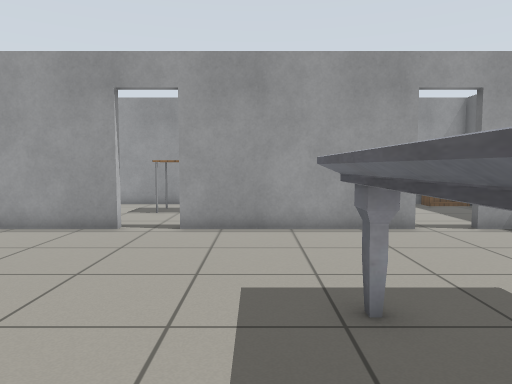
[1] (above)

24 first-person views from a walk through a Gazebo world. The camera is 0.9 m above the floor, tilts 4° down and sees 70° across. The floor is counted in squares, 0.5 m on a side. Each view is taken from the middle of a square. On the plan, view 1 faces up. The plan holds only what a view shows up to about 18 squares ahead; the rest is blank. Robots are left out. Gazebo's built-in surfaces are drawn with simple patterns.

[2]
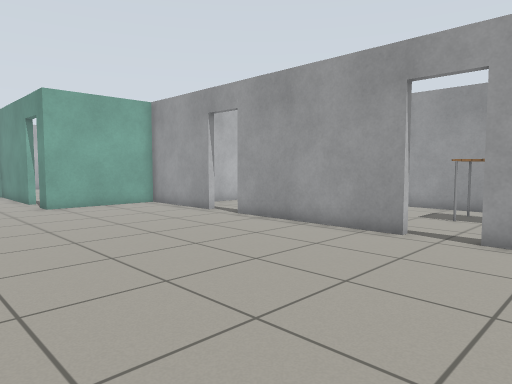

[3]
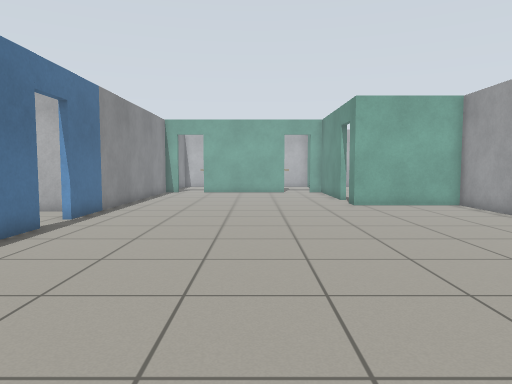

[4]
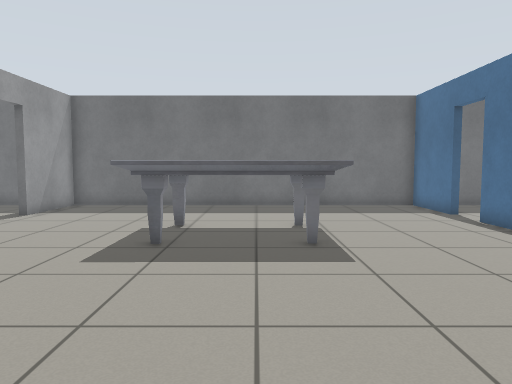

[5]
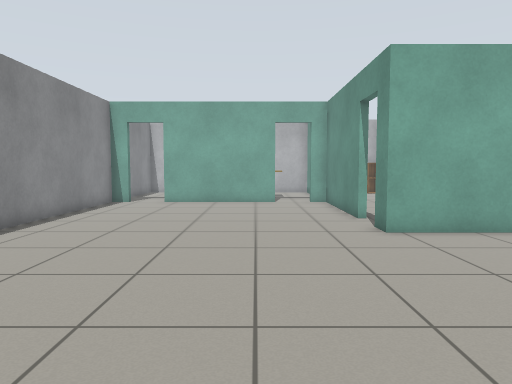

[6]
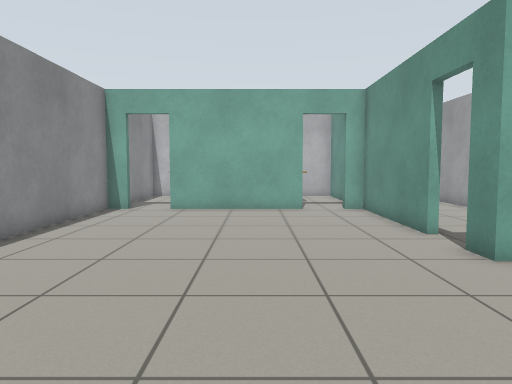

[7]
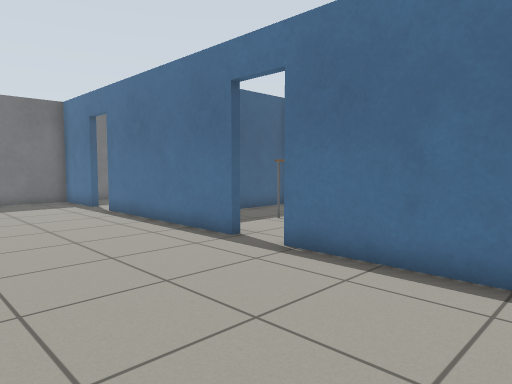

[8]
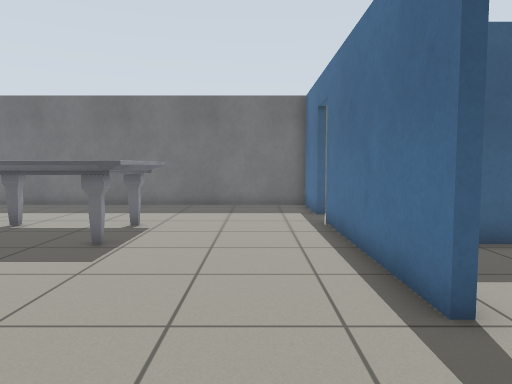

[9]
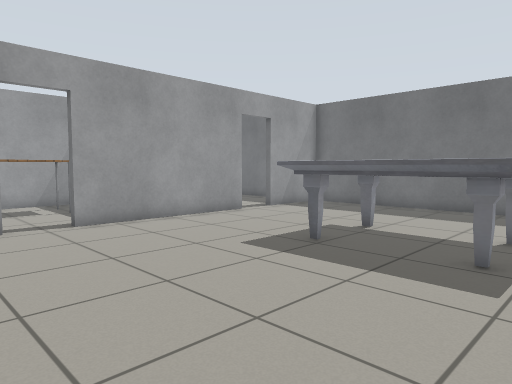

[10]
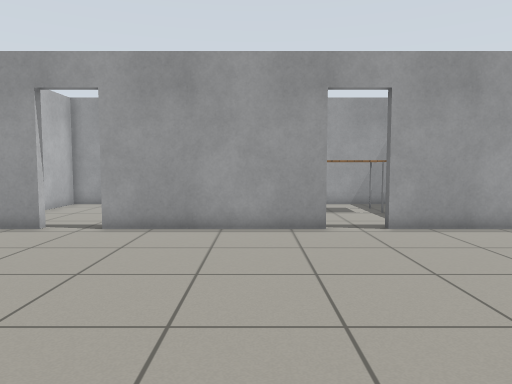

[11]
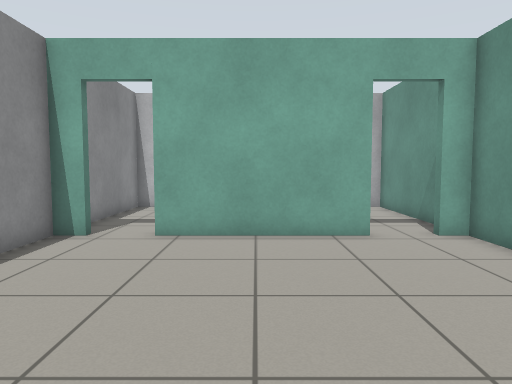

[12]
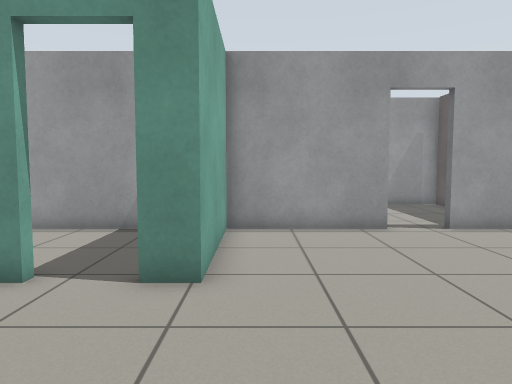

[13]
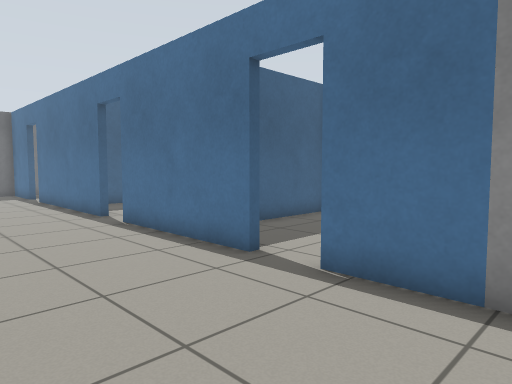

[14]
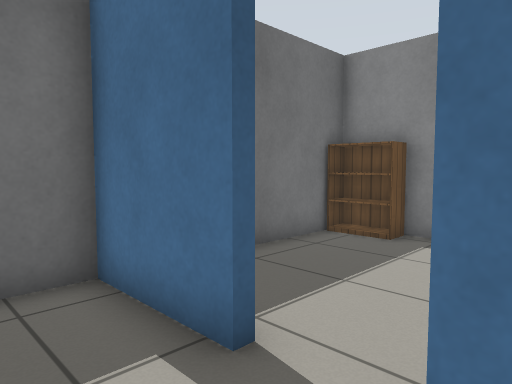

[15]
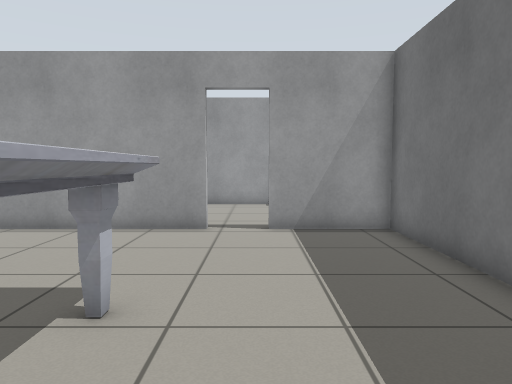

[16]
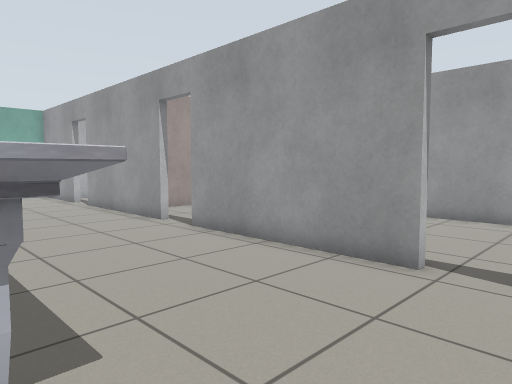

[17]
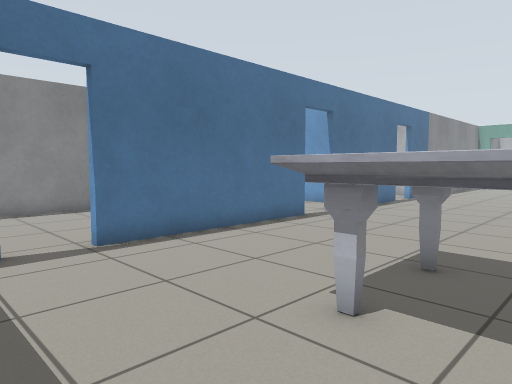

[18]
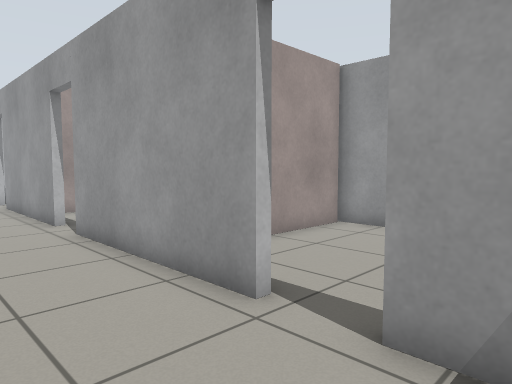

[19]
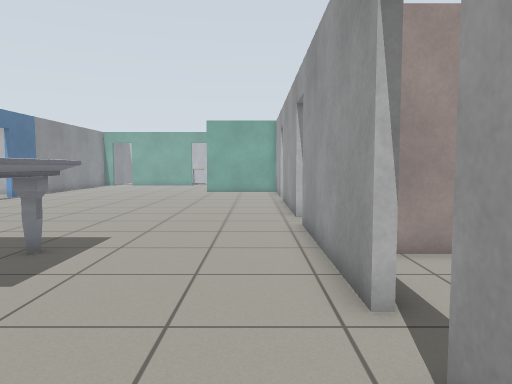

[20]
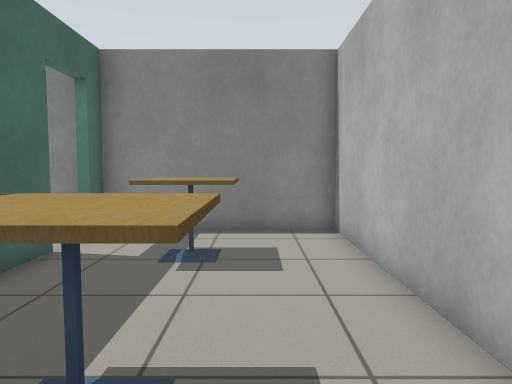

[21]
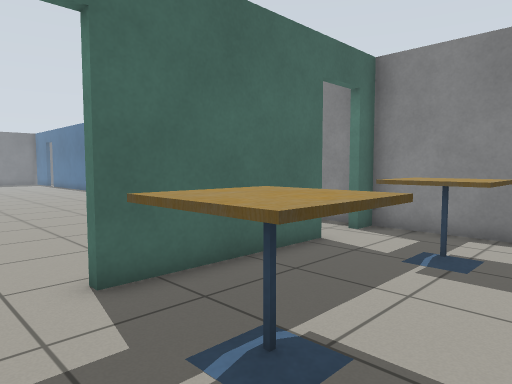

[22]
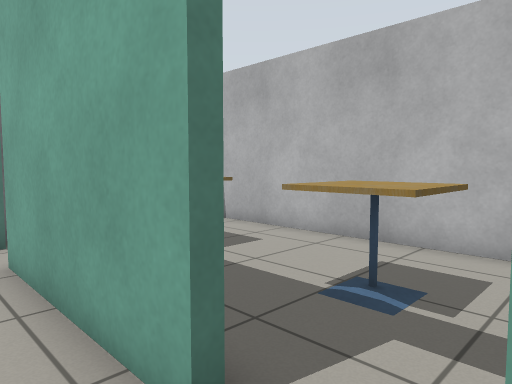

[23]
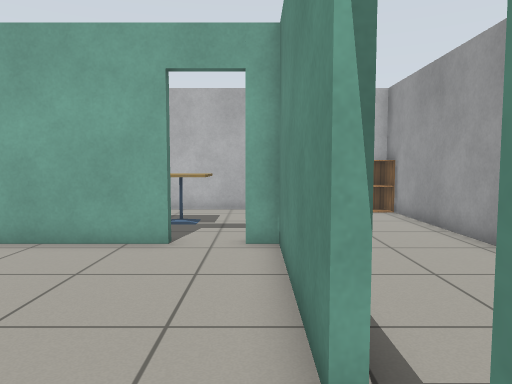

[24]
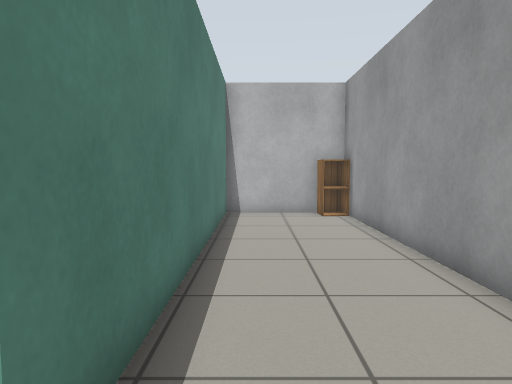

### Floor plan
Ten units are one square. View 1 is at (0, 0); x grows to the right and y downward. Boxes are objects, and circles mark ways between rooms. Rooms are numbered by the first view taken in them; rooms with no view inside come last. Other rooms are left out.
<svg viewBox="-330 -179 434 237">
<path fill="none" stroke="#000" d="M-106 53 -46 53M-29 53 49 53M-39 -104 -105 -104M-121 -104 -168 -104 -168 -55 -179 -55M-195 -55 -254 -55 -254 -47M46 -104 -22 -104M65 53 99 53 99 -104 62 -104M-254 -30 -254 26M-254 53 -123 53M-273 -55 -322 -55 -322 53 -257 53M-257 28 -257 -30M-194 -104 -305 -104M-322 -95 -322 -58 -195 -58M-72 -140 -72 -116M14 -174 -76 -174"/>
<rect x="5" y="-55" width="50" height="60" fill="#bbb"><title>marble table</title></rect>
<rect x="-305" y="5" width="30" height="30" fill="#bbb"><title>cafe table</title></rect>
<rect x="-305" y="-35" width="30" height="20" fill="#bbb"><title>cafe table</title></rect>
<rect x="-325" y="-105" width="20" height="20" fill="#bbb"><title>cabinet</title></rect>
<rect x="-45" y="-165" width="40" height="30" fill="#bbb"><title>table</title></rect>
<rect x="-15" y="-165" width="10" height="10" fill="#bbb"><title>table</title></rect>
<circle cx="-255" cy="35" r="3" fill="#2a7"/>
<circle cx="-257" cy="-37" r="3" fill="#2a7"/>
<circle cx="-185" cy="-60" r="3" fill="#2a7"/>
<circle cx="-33" cy="-107" r="3" fill="#2a7"/>
<text x="-70" y="-20">1</text>
<text x="-290" y="-10">2</text>
<text x="-250" y="-80">3</text>
<text x="-30" y="-140">4</text>
</svg>
Room 1 opens to room 2. Room 1 opens to room 3. Room 1 opens to room 4.

Where each view was taken, in squares from view 1:
view 1: 0 up, 0 right, facing up
view 2: 1 up, 0 right, facing up-left
view 3: 1 up, 0 right, facing left
view 4: 2 up, 7 left, facing right
view 5: 2 up, 7 left, facing left
view 6: 1 up, 10 left, facing left
view 7: 1 up, 10 left, facing down-right
view 8: 3 down, 7 left, facing right
view 9: 1 down, 6 left, facing up-right
view 10: 0 up, 6 left, facing up
view 11: 0 up, 16 left, facing left
view 12: 0 up, 16 left, facing up
view 13: 0 up, 16 left, facing down-right
view 14: 3 down, 4 right, facing down-right
view 15: 0 up, 6 right, facing up
view 16: 4 up, 7 right, facing up-left
view 17: 3 up, 8 right, facing down-left
view 18: 7 up, 8 right, facing up-left
view 19: 9 up, 9 right, facing left
view 20: 5 up, 30 left, facing down
view 21: 5 up, 31 left, facing down-right
view 22: 5 up, 24 left, facing down-left
view 23: 5 up, 17 left, facing left
view 24: 7 up, 18 left, facing left
